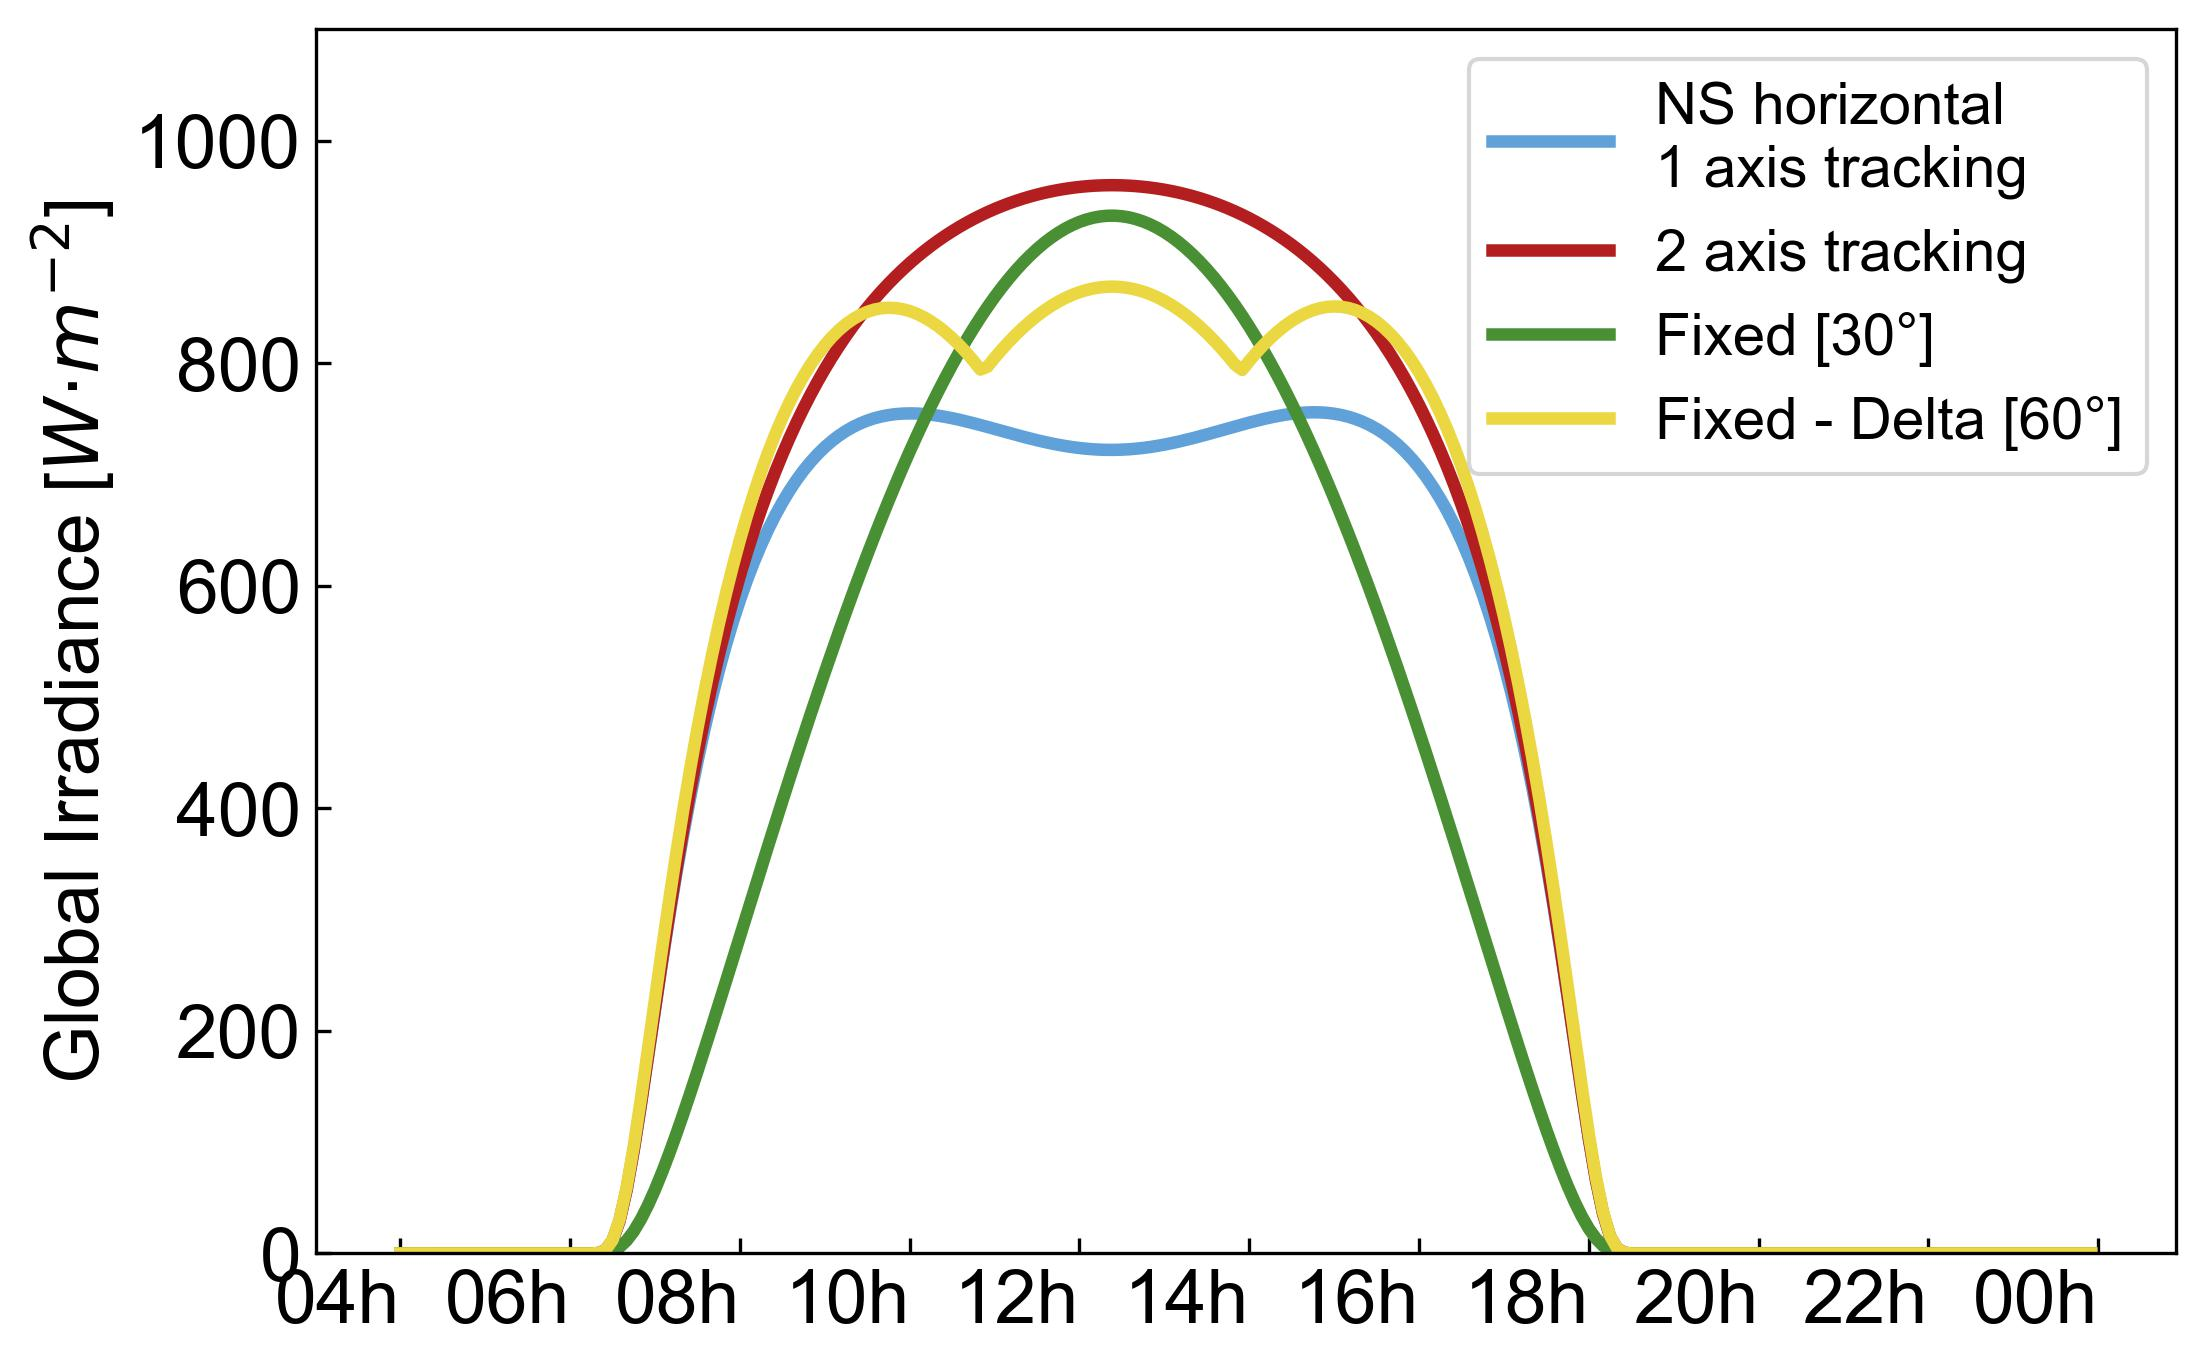

Write Python code to recreate this figure.
# -*- coding: utf-8 -*-
"""
Code that generates Figure 2.18a of the chapter "2. Solar Radiation" of the book "Fundamentals of Solar Cells and Photovoltaic Systems Engineering"
(C) 2022 Rubén Núñez - CC BY 4.0
"""

import pandas as pd
import pvlib
import matplotlib.pyplot as plt
import matplotlib.dates as mdates

plt.style.use('../pv-textbook.mplstyle')

lat, lon = 43.61, -3.88  # Montpellier (France)

times = pd.date_range('2019-03-21 04:00', '2019-03-22', inclusive='left', freq='5min')

solpos = pvlib.solarposition.get_solarposition(times, lat, lon)

tracking_angles = pvlib.tracking.singleaxis(
    apparent_zenith=solpos['apparent_zenith'],
    apparent_azimuth=solpos['azimuth'],
    axis_tilt=0,
    axis_azimuth=180,
    max_angle=90,
    backtrack=False,
    gcr=0.5)

irradiance = pvlib.location.Location(lat, lon).get_clearsky(times)

tracking_2ax = pvlib.irradiance.get_total_irradiance(
    surface_tilt=solpos['apparent_zenith'], surface_azimuth=solpos['azimuth'], solar_zenith=solpos['apparent_zenith'], solar_azimuth=solpos['azimuth'], dni=irradiance.dni, ghi=irradiance.ghi, dhi=irradiance.dhi)

tracking_1ax = pvlib.irradiance.get_total_irradiance(
    surface_tilt=tracking_angles['surface_tilt'], surface_azimuth=tracking_angles['surface_azimuth'], solar_zenith=solpos['apparent_zenith'], solar_azimuth=solpos['azimuth'], dni=irradiance.dni, ghi=irradiance.ghi, dhi=irradiance.dhi)

fixed = pvlib.irradiance.get_total_irradiance(
    surface_tilt=30, surface_azimuth=180, solar_zenith=solpos['apparent_zenith'], solar_azimuth=solpos['azimuth'], dni=irradiance.dni, ghi=irradiance.ghi, dhi=irradiance.dhi)

fixed_W = pvlib.irradiance.get_total_irradiance(
    surface_tilt=60, surface_azimuth=270, solar_zenith=solpos['apparent_zenith'], solar_azimuth=solpos['azimuth'], dni=irradiance.dni, ghi=irradiance.ghi, dhi=irradiance.dhi)

fixed_E = pvlib.irradiance.get_total_irradiance(
    surface_tilt=60, surface_azimuth=90, solar_zenith=solpos['apparent_zenith'], solar_azimuth=solpos['azimuth'], dni=irradiance.dni, ghi=irradiance.ghi, dhi=irradiance.dhi)

fig, ax = plt.subplots(nrows=1, ncols=1, figsize=(8, 6), sharey=True, squeeze=True)

tracking_1ax.poa_global.plot(ax=ax, label='NS horizontal\n1 axis tracking', linewidth=3, x_compat=True)
print(f'tracking_1ax={tracking_1ax.poa_global.sum() /60 /1000:.2f} kWh')

tracking_2ax.poa_global.plot(ax=ax, label='2 axis tracking', linewidth=3, x_compat=True)
print(f'tracking_2ax={tracking_2ax.poa_global.sum() /60 /1000:.2f} kWh')

fixed.poa_global.plot(ax=ax, label='Fixed [30°]', linewidth=3, x_compat=True)
print(f'fixed={fixed.poa_global.sum() /60 /1000:.2f} kWh')

fixed_EW = pd.DataFrame([fixed_W.poa_global, fixed_E.poa_global]).sum()
fixed_EW.plot(ax=ax, label='Fixed - Delta [60°]', linewidth=3, x_compat=True)
print(f'fixed_EW={fixed_EW.sum() /60 /1000:.2f} kWh')

ax.set_ylabel('Global Irradiance [$W·m^{-2}$]')
ax.set_ylim([0, 1100])

ax.xaxis.set_major_formatter(mdates.DateFormatter('%Hh'))
ax.xaxis.set_tick_params(rotation=0)

ax.legend(fontsize=14, loc='upper right')

plt.savefig('Figure2.18a - tracking_day_irradiation.jpg', dpi=300, bbox_inches='tight')